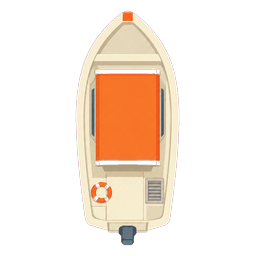
#> input picture fishing-man-cli/assets/world/boat.png, 256 x 256 px, found by its file name
$ python gen_gear_sprites.py
#> lines starting #> are read from the running program, lines starting #| are printed output that depends on the picture
# -*- coding: utf-8 -*-
from PIL import Image, ImageDraw
import os

OUT = r"C:\Users\admin\Desktop\Godot\fishing-man\assets\world\gear"
os.makedirs(OUT, exist_ok=True)
SRC = r"C:\Users\admin\Desktop\Godot\fishing-man\assets\world\boat.png"
boat = Image.open(SRC).convert("RGBA")
#> boat is the input picture: PIL image 256x256 RGBA; mean R, G, B, A 66, 52, 40.3, 72.1


def recolor(img, map_fn):
	px = img.load()
	w, h = img.size
#> w = 256; h = 256
	out = img.copy()
	op = out.load()
	for y in range(h):
		for x in range(w):
			r, g, b, a = px[x, y]
			if a < 20:
				continue
			nr, ng, nb = map_fn(r, g, b)
			op[x, y] = (
				max(0, min(255, nr)),
				max(0, min(255, ng)),
				max(0, min(255, nb)),
				a,
			)
	return out


def is_orange(r, g, b):
	return r > 180 and g < 160 and b < 100 and r > g


def is_cream(r, g, b):
	return r > 180 and g > 170 and b > 140 and abs(r - g) < 40


def is_dark(r, g, b):
	return r < 80 and g < 80 and b < 80


def map_basic(r, g, b):
	if is_orange(r, g, b):
		t = (r - 180) / 70.0
		return (int(90 + 40 * t), int(140 + 30 * t), int(70 + 20 * t))
	if is_cream(r, g, b):
		avg = (r + g + b) / 3.0
		k = avg / 240.0
		return (int(160 * k + 40), int(110 * k + 30), int(60 * k + 20))
	if is_dark(r, g, b):
		return (r, g, b)
	return (int(r * 0.95), int(g * 0.85), int(b * 0.7))


def map_speed(r, g, b):
	if is_orange(r, g, b):
		return (min(255, int(r * 1.05)), max(0, int(g * 0.9)), max(0, int(b * 0.7)))
	if is_cream(r, g, b):
		return (
			min(255, int(r * 0.95)),
			min(255, int(g * 0.98)),
			min(255, int(b * 1.05) + 8),
		)
	return (r, g, b)


def map_cargo(r, g, b):
	if is_orange(r, g, b):
		t = (r - 180) / 70.0
		return (int(40 + 20 * t), int(70 + 30 * t), int(120 + 40 * t))
	if is_cream(r, g, b):
		avg = (r + g + b) / 3.0
		v = int(avg * 0.92)
		return (v, v, min(255, v + 10))
	return (r, g, b)


basic = recolor(boat, map_basic)
speed = recolor(boat, map_speed)
cargo = recolor(boat, map_cargo)
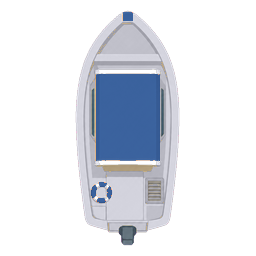
#> cargo: PIL image 256x256 RGBA; mean R, G, B, A 43.4, 46.5, 53.3, 72.1; transparent parts drawn white

cw, ch = cargo.size
cargo_w = cargo.resize((int(cw * 1.18), ch), Image.LANCZOS)
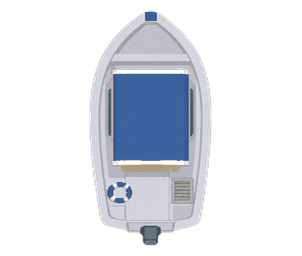
#> cargo_w: PIL image 302x256 RGBA; mean R, G, B, A 44.7, 47.8, 54.7, 72.1; transparent parts drawn white
canvas = Image.new("RGBA", (256, 256), (0, 0, 0, 0))
#> canvas: PIL image 256x256 RGBA; every value is 0
ox = (256 - cargo_w.size[0]) // 2
canvas.paste(cargo_w, (ox, 0), cargo_w)
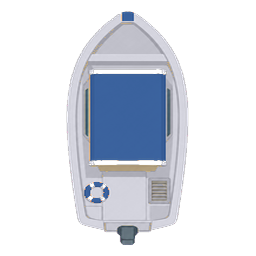
#> canvas: PIL image 256x256 RGBA; mean R, G, B, A 50, 53.9, 61.9, 84.1; transparent parts drawn white
d = ImageDraw.Draw(canvas)
for cx in (105, 128, 151):
	y0 = 175
	d.rectangle(
		[cx - 8, y0, cx + 8, y0 + 14],
		fill=(180, 120, 60, 230),
		outline=(90, 55, 25, 255),
	)
	d.line([cx - 8, y0 + 7, cx + 8, y0 + 7], fill=(90, 55, 25, 255), width=1)
cargo = canvas

db = ImageDraw.Draw(basic)
db.ellipse([118, 188, 138, 210], fill=(120, 75, 40, 230), outline=(70, 40, 20, 255))
db.ellipse([122, 192, 134, 206], fill=(140, 90, 50, 200))

ds = ImageDraw.Draw(speed)
ds.rectangle([118, 40, 138, 55], fill=(40, 140, 220, 230))

basic.save(os.path.join(OUT, "boat_basic.png"))
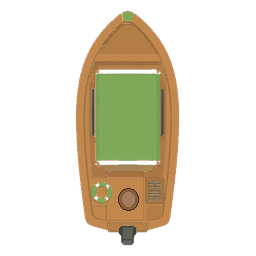
#> saved as boat_basic.png: PIL image 256x256 RGBA; mean R, G, B, A 46.3, 39.8, 22.8, 71.9; transparent parts drawn white
speed.save(os.path.join(OUT, "boat_speed.png"))
cargo.save(os.path.join(OUT, "boat_cargo.png"))


def make_rod(kind):
#> called with kind = 'bamboo'
	img = Image.new("RGBA", (128, 256), (0, 0, 0, 0))
#> img: PIL image 128x256 RGBA; every value is 0
	d = ImageDraw.Draw(img)
	if kind == "bamboo":
		shaft = (180, 150, 70, 255)
		tip = (210, 180, 90, 255)
		reel = (140, 100, 50, 255)
		line_c = (230, 230, 210, 180)
		handle = (60, 40, 25, 255)
	elif kind == "carbon":
		shaft = (50, 55, 65, 255)
		tip = (80, 160, 200, 255)
		reel = (30, 30, 35, 255)
		line_c = (200, 220, 230, 180)
		handle = (40, 40, 45, 255)
	else:
		shaft = (90, 50, 140, 255)
		tip = (240, 190, 60, 255)
		reel = (180, 140, 40, 255)
		line_c = (255, 230, 120, 200)
		handle = (160, 120, 40, 255)

	pts = [(48, 210), (58, 160), (72, 100), (90, 50), (105, 18)]
	for i in range(len(pts) - 1):
		w = 5 if i < 2 else (4 if i < 3 else 3)
		col = shaft if i < 3 else tip
		d.line([pts[i], pts[i + 1]], fill=col, width=w)
	d.ellipse([36, 188, 62, 214], fill=reel, outline=(20, 20, 20, 255))
	d.ellipse([42, 194, 56, 208], fill=(220, 220, 220, 200))
	d.line([(105, 18), (118, 8)], fill=line_c, width=1)
	d.rectangle([44, 205, 54, 220], fill=handle)
	if kind == "legend":
		d.ellipse([98, 12, 112, 26], outline=(255, 220, 80, 220), width=2)
	return img


make_rod("bamboo").save(os.path.join(OUT, "rod_bamboo.png"))
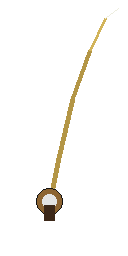
#> saved as rod_bamboo.png: PIL image 128x256 RGBA; mean R, G, B, A 6.7, 5.6, 3.3, 10.7; transparent parts drawn white
make_rod("carbon").save(os.path.join(OUT, "rod_carbon.png"))
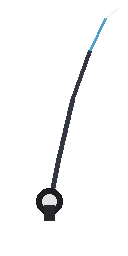
#> saved as rod_carbon.png: PIL image 128x256 RGBA; mean R, G, B, A 2.8, 3.1, 3.5, 10.7; transparent parts drawn white
make_rod("legend").save(os.path.join(OUT, "rod_legend.png"))
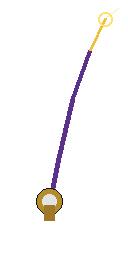
#> saved as rod_legend.png: PIL image 128x256 RGBA; mean R, G, B, A 6.5, 4.9, 4.7, 11.2; transparent parts drawn white
print("wrote", sorted(os.listdir(OUT)))
